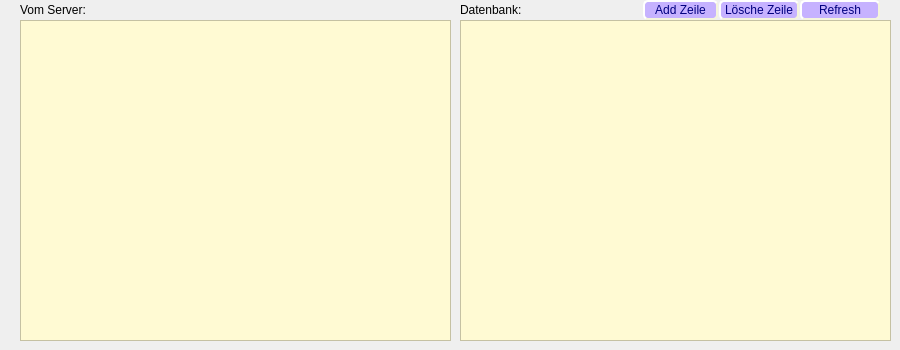
     <widget class="QWidget" name="tab_page_media_links">
      <attribute name="title">
       <string>Media/Bio  Links</string>
      </attribute>
      <widget class="QTableWidget" name="tblWdg_actor_medialinks_from_api">
       <property name="geometry">
        <rect>
         <x>20</x>
         <y>20</y>
         <width>431</width>
         <height>321</height>
        </rect>
       </property>
       <property name="font">
        <font>
         <family>Arial</family>
         <pointsize>8</pointsize>
         <stylestrategy>PreferAntialias</stylestrategy>
        </font>
       </property>
       <property name="contextMenuPolicy">
        <enum>Qt::CustomContextMenu</enum>
       </property>
       <property name="styleSheet">
        <string notr="true">background-color: rgb(255, 250, 211)
</string>
       </property>
       <property name="selectionBehavior">
        <enum>QAbstractItemView::SelectRows</enum>
       </property>
       <property name="columnCount">
        <number>2</number>
       </property>
       <attribute name="horizontalHeaderVisible">
        <bool>false</bool>
       </attribute>
       <attribute name="horizontalHeaderCascadingSectionResizes">
        <bool>false</bool>
       </attribute>
       <attribute name="horizontalHeaderHighlightSections">
        <bool>false</bool>
       </attribute>
       <attribute name="horizontalHeaderShowSortIndicator" stdset="0">
        <bool>true</bool>
       </attribute>
       <attribute name="verticalHeaderVisible">
        <bool>false</bool>
       </attribute>
       <attribute name="verticalHeaderDefaultSectionSize">
        <number>20</number>
       </attribute>
       <attribute name="verticalHeaderHighlightSections">
        <bool>false</bool>
       </attribute>
       <attribute name="verticalHeaderMinimumSectionSize">
        <number>16</number>
       </attribute>
       <attribute name="verticalHeaderShowSortIndicator" stdset="0">
        <bool>true</bool>
       </attribute>
       <attribute name="verticalHeaderStretchLastSection">
        <bool>false</bool>
       </attribute>
       <column>
        <property name="text">
         <string>Websde</string>
        </property>
       </column>
       <column>
        <property name="text">
         <string>URL</string>
        </property>
       </column>
      </widget>
      <widget class="QTableWidget" name="tblWdg_actor_medialinks_from_mydb">
       <property name="geometry">
        <rect>
         <x>460</x>
         <y>20</y>
         <width>431</width>
         <height>321</height>
        </rect>
       </property>
       <property name="font">
        <font>
         <family>Arial</family>
         <pointsize>8</pointsize>
         <stylestrategy>PreferAntialias</stylestrategy>
        </font>
       </property>
       <property name="contextMenuPolicy">
        <enum>Qt::CustomContextMenu</enum>
       </property>
       <property name="styleSheet">
        <string notr="true">background-color: rgb(255, 250, 211)
</string>
       </property>
       <property name="selectionBehavior">
        <enum>QAbstractItemView::SelectRows</enum>
       </property>
       <property name="columnCount">
        <number>2</number>
       </property>
       <attribute name="horizontalHeaderVisible">
        <bool>false</bool>
       </attribute>
       <attribute name="horizontalHeaderCascadingSectionResizes">
        <bool>false</bool>
       </attribute>
       <attribute name="horizontalHeaderHighlightSections">
        <bool>false</bool>
       </attribute>
       <attribute name="horizontalHeaderShowSortIndicator" stdset="0">
        <bool>true</bool>
       </attribute>
       <attribute name="verticalHeaderVisible">
        <bool>false</bool>
       </attribute>
       <attribute name="verticalHeaderDefaultSectionSize">
        <number>20</number>
       </attribute>
       <attribute name="verticalHeaderHighlightSections">
        <bool>false</bool>
       </attribute>
       <attribute name="verticalHeaderMinimumSectionSize">
        <number>16</number>
       </attribute>
       <attribute name="verticalHeaderShowSortIndicator" stdset="0">
        <bool>true</bool>
       </attribute>
       <attribute name="verticalHeaderStretchLastSection">
        <bool>false</bool>
       </attribute>
       <column>
        <property name="text">
         <string>Websde</string>
        </property>
       </column>
       <column>
        <property name="text">
         <string>URL</string>
        </property>
       </column>
      </widget>
      <widget class="QLabel" name="lblactor_medialinks_from_api">
       <property name="geometry">
        <rect>
         <x>20</x>
         <y>0</y>
         <width>151</width>
         <height>20</height>
        </rect>
       </property>
       <property name="text">
        <string>Vom Server:</string>
       </property>
      </widget>
      <widget class="QLabel" name="lblactor_medialinks_from_mydb">
       <property name="geometry">
        <rect>
         <x>460</x>
         <y>0</y>
         <width>171</width>
         <height>20</height>
        </rect>
       </property>
       <property name="text">
        <string>Datenbank:</string>
       </property>
      </widget>
      <widget class="QPushButton" name="Btn_add_mydb_item">
       <property name="geometry">
        <rect>
         <x>643</x>
         <y>0</y>
         <width>75</width>
         <height>20</height>
        </rect>
       </property>
       <property name="styleSheet">
        <string notr="true">QPushButton { 
	color: rgb(0, 0, 127);
	selection-background-color: rgb(255, 85, 0);
	background-color: rgb(198, 178, 255);
	border-style: outset;
	border-width: 2px;
	font: 8pt &quot;MS Shell Dlg 2&quot;;
	border-radius: 5px;
	border-color: beige;
}                   
QPushButton:enabled{
	background-color: rgb(198, 178, 255);
}                           
QPushButton:pressed{ 
	background: red;
}                            
QPushButton:disabled{                             
	background-color: gray;                
}
QPushButton:hover{
	background-color: rgb(255, 85, 255);
}   </string>
       </property>
       <property name="text">
        <string>Add Zeile</string>
       </property>
      </widget>
      <widget class="QPushButton" name="Btn_del_mydb_item">
       <property name="geometry">
        <rect>
         <x>719</x>
         <y>0</y>
         <width>80</width>
         <height>20</height>
        </rect>
       </property>
       <property name="styleSheet">
        <string notr="true">QPushButton { 
	color: rgb(0, 0, 127);
	selection-background-color: rgb(255, 85, 0);
	background-color: rgb(198, 178, 255);
	border-style: outset;
	border-width: 2px;
	font: 8pt &quot;MS Shell Dlg 2&quot;;
	border-radius: 5px;
	border-color: beige;
}                   
QPushButton:enabled{
	background-color: rgb(198, 178, 255);
}                           
QPushButton:pressed{ 
	background: red;
}                            
QPushButton:disabled{                             
	background-color: gray;                
}
QPushButton:hover{
	background-color: rgb(255, 85, 255);
}   </string>
       </property>
       <property name="text">
        <string>Lösche Zeile</string>
       </property>
      </widget>
      <widget class="QPushButton" name="Btn_refresh_mydb_item">
       <property name="geometry">
        <rect>
         <x>800</x>
         <y>0</y>
         <width>80</width>
         <height>20</height>
        </rect>
       </property>
       <property name="styleSheet">
        <string notr="true">QPushButton { 
	color: rgb(0, 0, 127);
	selection-background-color: rgb(255, 85, 0);
	background-color: rgb(198, 178, 255);
	border-style: outset;
	border-width: 2px;
	font: 8pt &quot;MS Shell Dlg 2&quot;;
	border-radius: 5px;
	border-color: beige;
}                   
QPushButton:enabled{
	background-color: rgb(198, 178, 255);
}                           
QPushButton:pressed{ 
	background: red;
}                            
QPushButton:disabled{                             
	background-color: gray;                
}
QPushButton:hover{
	background-color: rgb(255, 85, 255);
}   </string>
       </property>
       <property name="text">
        <string>Refresh</string>
       </property>
      </widget>
     </widget>
